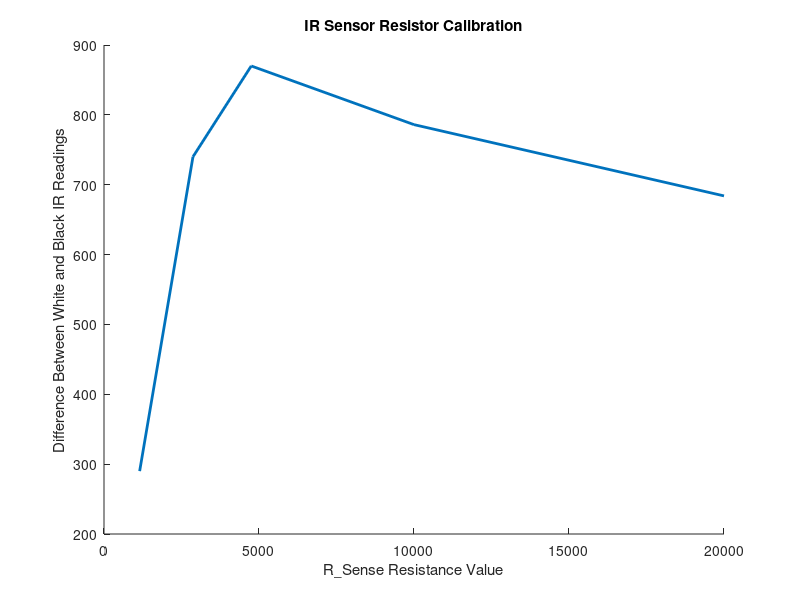

MATLAB code to generate this figure:
function result = IRCalibration()

    ohms =  [1150 2870 4750 10000 20000];
    difference = [290 740 870 786 684];

    hold on

    plot(ohms, difference, 'linewidth', 2)

%     p = polyfit(ohms, difference, 3);
% 
%     y1 = polyval(p, ohms);
% 
%     plot(ohms, y1, 'r', 'linewidth', 2)
    
%     disp(p);
%     
%     fh = @(x) p(1) * x^2 + p(2) * x + p(3);
%     ezplot(fh, ohms);
    xlabel('R\_Sense Resistance Value')
    ylabel('Difference Between White and Black IR Readings')
%     legend('Our Measurements', 'Line of Best Fit')
    title('IR Sensor Resistor Calibration')

end